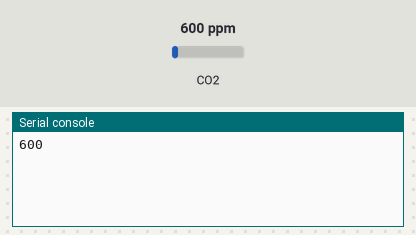
The program below on a simulated ESP32 board running MicroPython. Parts: the last lines printed to the serial console. Inputs (shaded band) come from the test bench; at power-on: CO2 600 ppm.

Above: at 2.2 s.
2.3 s: CO2 set to 452 ppm
At 3.7 s:
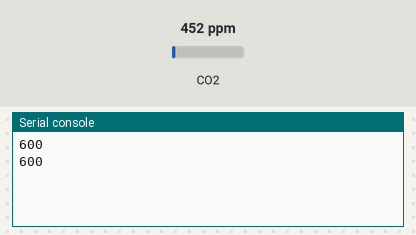
4.6 s: CO2 set to 1050 ppm
At 5.6 s:
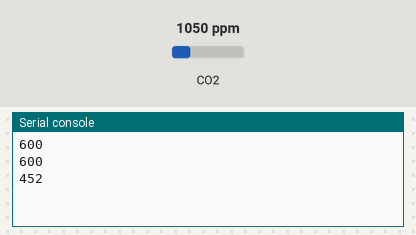
Timing chart, 0 to 7.6 s (numbered marks = the images above; inputs shaded):
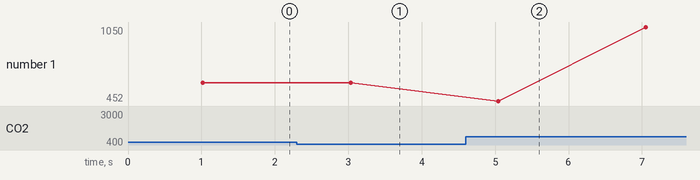

Measured:
- plotted number 1: 600 → 1050 after the input at 4.6 s

The program:

main.py
```python
import utime
from mhz14 import MHZ14

co2_sensor = MHZ14()
co2_sensor.init()

data = {}
while True:
    try:
        co2_sensor.get_data(data)
        print(data['co2_ppm'])
        utime.sleep(2.0)
    except Exception as err:
        print("Caught exception: {}".format(repr(err)))
```

mhz14.py
```python
# (licence header left out)
import utime
import machine

DEBUG = False
#DEBUG = True


CMD_REQUEST_PPM          = bytes((0xFF,0x01,0x86,0x00,0x00,0x00,0x00,0x00,0x79))
CMD_CALIBRATE_ZERO_POINT = bytes((0xFF,0x01,0x87,0x00,0x00,0x00,0x00,0x00,0x78))

#note that byte i=3 must be set to the "high byte" reading and byte i=4 set to
#the "low byte" reading for the maximum concentration range AND byte i=8
#should be computed as the checksum = (~sum(b[1:8]) + 1) & 0xFF
CMD_CALIBRATE_SPAN_POINT = bytearray((0xFF,0x01,0x88,0x00,0x00,0x00,0x00,0x00,0x00))

class MHZ14(object):
    """driver for Winsen MHZ-14 - NDIR CO2 SENSOR
       http://www.winsen-sensor.com/products/ndir-co2-sensor/mh-z14.html
    """
    def __init__(self, uart_num = 1, tx = 17, rx = 16):
        self._ser = machine.UART(uart_num, baudrate=9600, tx=tx, rx=rx)
        self._data_buff = bytearray(9)
        self.active = False

    def init(self):
        self._wakeup()

    def _wakeup(self):
        #sensor can inititally be in a weird state, so talk to it twice and then flush
        self._ser.write(CMD_REQUEST_PPM)
        utime.sleep_ms(1000)
        #m.geself._ser.flush()
        for i in range(5):
            self._ser.write(CMD_REQUEST_PPM)
            utime.sleep_ms(10)
            self._ser.readinto(self._data_buff)
            if self._data_buff[0] == 0xFF: #possibly valid data
                db = self._data_buff
                #compute checksum to validate data
                checksum = ~sum(db[1:8])+1 & 0xFF
                if DEBUG:
                    print(db,checksum)
                if checksum == db[8]: #data is valid, so we are ready
                    self.active = True
                    break
            #repeat until we get valid data
            utime.sleep_ms(1000)
        else:
            print("WARNING: Initialization of MH-Z14 sensor failed!\n\tsetting attribute active=False")
            self.active = False

    def get_data(self, d = None, timeout = 2):
        if d is None:
            d = {}
        if not self.active:
            return d
        else:
            #self._ser.flush()
            self._ser.write(CMD_REQUEST_PPM)
            start_time = utime.ticks_ms()
            while True:
                if utime.ticks_ms() - start_time > timeout*1000:
                    raise Exception("data request timed out")
                utime.sleep_ms(10)
                self._ser.readinto(self._data_buff)
                if DEBUG:
                    print(self._data_buff)
                if self._data_buff[0] == 0xFF: #possibly valid data
                    break
            db = self._data_buff
            #compute checksum to validate data
            checksum = ~sum(db[1:8])+1 & 0xFF
            if DEBUG:
                print(db,checksum)
            if checksum != db[8]:
                print("WARNING: AM2315 sensor sent repsonse with a bad checksum!")
                d['co2_ppm'] = float('nan')
            else:
                d['co2_ppm'] = (256*db[2] + db[3])
            return d

    def calibrate_zero_point(self):
        self._ser.write(CMD_REQUEST_PPM)

################################################################################
# TEST CODE
################################################################################
if __name__ == "__main__":
    mhz = MHZ14()
    d = {}
    mhz.get_data(d)
    print(d)
```
